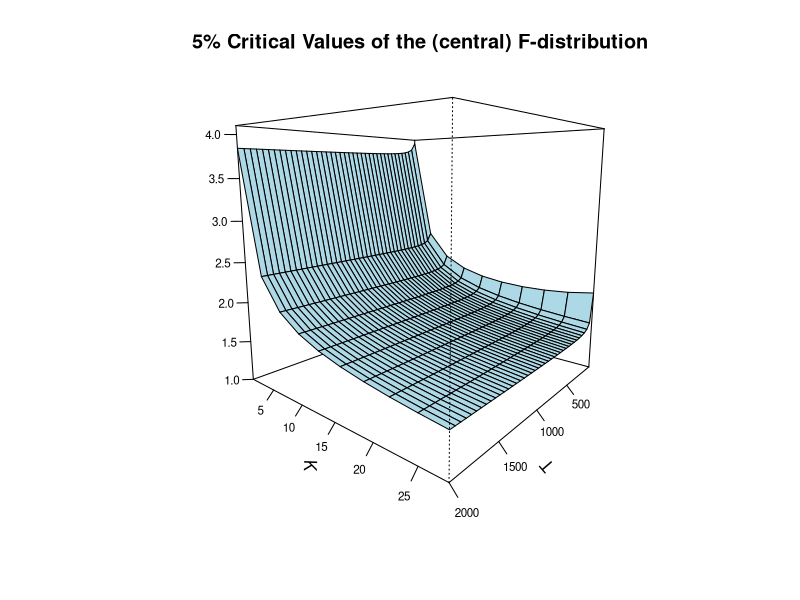
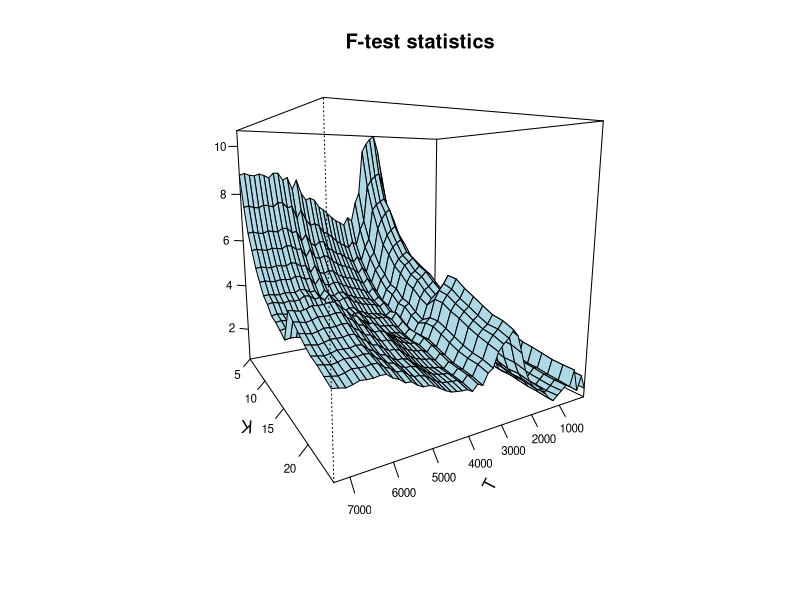
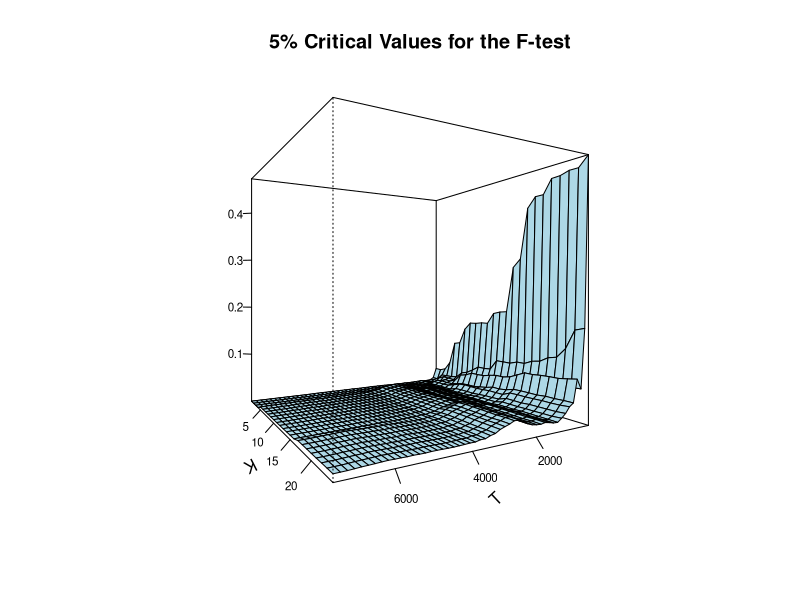
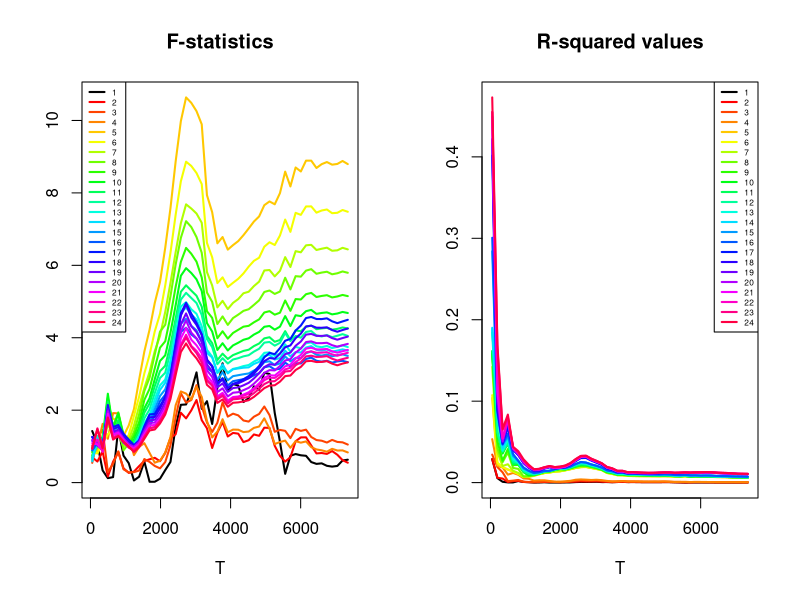
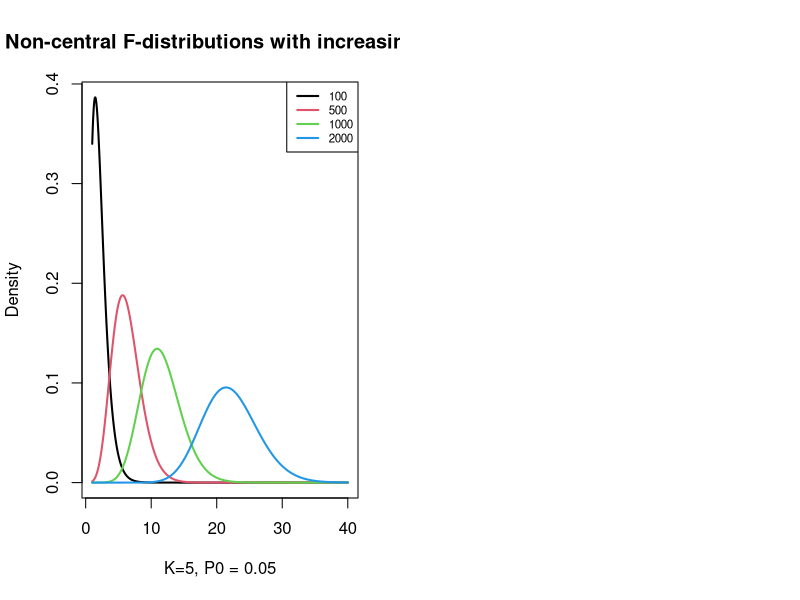
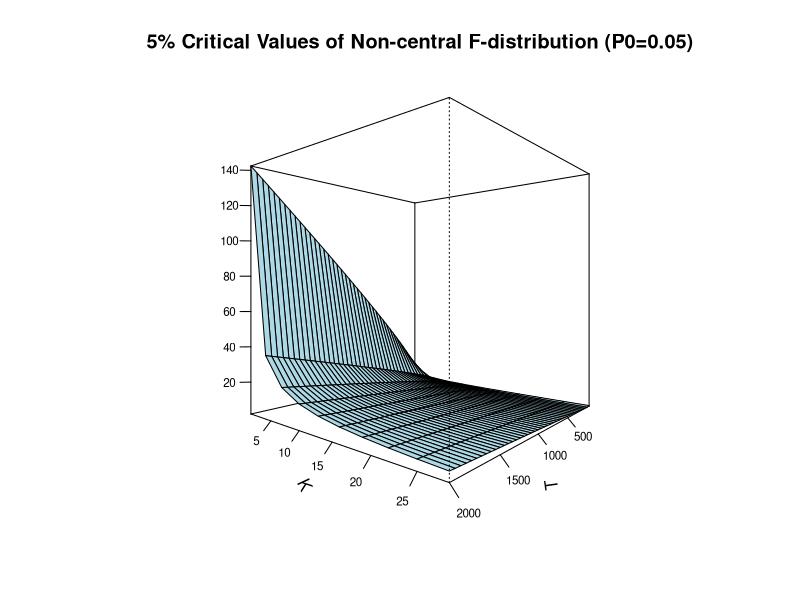

Reproduce these figures in R, in order.
# This is R code for
# How Useful is F-test in Linear Regression?
# By Jae Kim

#rm(list = ls())
K=seq(1,30,3)      # Number of X variables 
T=seq(50,2000,50)  # Sample sizes
alpha = 0.05       # The level of significance

# Calculating the critical values F(K,N-K-1) distribution
CR=matrix(NA,nrow=length(T),ncol=length(K))
for(i in 1:length(T))
  for(j in 1:length(K))
CR[i,j] = qf(1-alpha, df1=K[j],df2 = T[i]-K[j]-1)

persp(T,K,CR,xlab='T', ylab='K', zlab='',
      main='5% Critical Values of the (central) F-distribution', nticks=6, col='lightblue', 
      theta = 130, phi =10,zlim = c(1,4.1),
      cex.lab=1, cex.axis=0.7,
      ticktype='detailed')

# Example
setwd("~/")
# Read the data
datamat <- read.csv("Returns.csv",header=TRUE) 
datamat[,1] <- as.Date(datamat[,1],format = '%d/%m/%Y')
m=nrow(datamat)
markets=colnames(datamat)[3:ncol(datamat)]

# Calculate the return
ret=(datamat[2:m,-c(1,2)]-datamat[1:(m-1),-c(1,2)])/datamat[1:(m-1),-c(1,2)]
# Data frame for estimation
dat=data.frame(SS=datamat$SS[2:nrow(datamat)],ret)

# Run the regression progressively increasing T and K
T= as.integer(seq(50,7345,length.out=50))
fstat=matrix(NA,nrow=length(T),ncol=length(markets))
Rsq=matrix(NA,nrow=length(T),ncol=length(markets))
CR1=matrix(NA,nrow=length(T),ncol=length(markets))
CR2=matrix(NA,nrow=length(T),ncol=length(markets))
# Do-loop for estimation
for(i in 1:length(T)){
  for(j in 1:(length(markets))){
    tem=as.formula(paste("SS~",paste(markets[1:(j)], collapse = "+")))
    M=lm(tem, data=dat[1:T[i],])
    fstat[i,j]=summary(M)$fstatistic[1]
    Rsq[i,j]=summary(M)$r.squared
    CR1[i,j]=qf(0.95,df1=j,df2=T[i]-j-1)
    CR2[i,j]=qf(0.95,df1=j,df2=T[i]-j-1,ncp=T[i]*0.05/(1-0.05))
  }}

# 3d plot for F-test statistics
persp(T,5:length(markets),fstat[,5:24],xlab='T', ylab='K', zlab='',
      main='F-test statistics', nticks=6, 
      col='lightblue', theta = 150, phi =10,
      cex.lab=1, cex.axis=0.7,
      ticktype='detailed')

# 3d plot for R-squared values
persp(T,1:length(markets),Rsq,xlab='T', ylab='K', zlab='',
      main='5% Critical Values for the F-test', nticks=5, 
      col='lightblue', theta = 150, phi =0,
      cex.lab=1, cex.axis=0.7,
      ticktype='detailed')

# 2d plot for F-test statistics
cl=c(1,rainbow(23))
par(mfrow=c(1,2))
plot(T,fstat[,1],type="l",ylim=c(0,max(fstat)),col=1,lwd=2,
     main="F-statistics", ylab="", xlab="T")
for (i in 2:length(markets)) lines(T,fstat[,i],col=cl[i],lwd=2)
legend("topleft",legend = 1:length(markets),lty=1,lwd=2,
       col=cl,cex=0.5)

# 2d plot for R-squared values
plot(T,Rsq[,1],type="l",ylim=c(0,max(Rsq)),col=1,lwd=2,
     main="R-squared values", ylab="", xlab="T")
for (i in 2:length(markets)) lines(T,Rsq[,i],col=cl[i],lwd=2)
legend("topright",legend = 1:length(markets),lty=1,lwd=2,
       col=cl,cex=0.5)


# Non-central F-distributions:
x=seq(1,40,0.01)
T=c(100,500,1000,2000)
K=5; P0=0.05

plot(x,df(x,df1=K, df2 = T[1]-K-1,ncp= T[1]*P0/(1-P0)),type="l",lwd=2,
     ylab="Density",xlab="K=5, P0 = 0.05",
     main="Non-central F-distributions with increasing T",col=1)
for(i in 2:length(T)){
  lines(x,df(x,df1=K, df2 = T[i]-K-1,ncp= T[i]*P0/(1-P0)),col=i,lwd=2)  }
legend("topright",legend = T,lty=1,lwd=2,
       col=1:6,cex=0.7)

# Critical values for non-central F-distributions
par(mfrow=c(1,1))
K=seq(1,30,3)      # Number of X variables
T=seq(50,2000,50)  # Sample sizes

CR=matrix(NA,nrow=length(T),ncol=length(K))
for(i in 1:length(T))
  for(j in 1:length(K))
    CR[i,j] = qf(1-alpha, df1=K[j],df2 = T[i]-K[j]-1,ncp=T[i]*(0.05/(1-0.05)))

# 3D plot for critical values 
persp(T,K,CR,xlab='T', ylab='K', zlab='',
      main='5% Critical Values of Non-central F-distribution (P0=0.05)', nticks=6, col='lightblue', 
      theta = 130, phi =0,
      cex.lab=1, cex.axis=0.7,
      ticktype='detailed')


